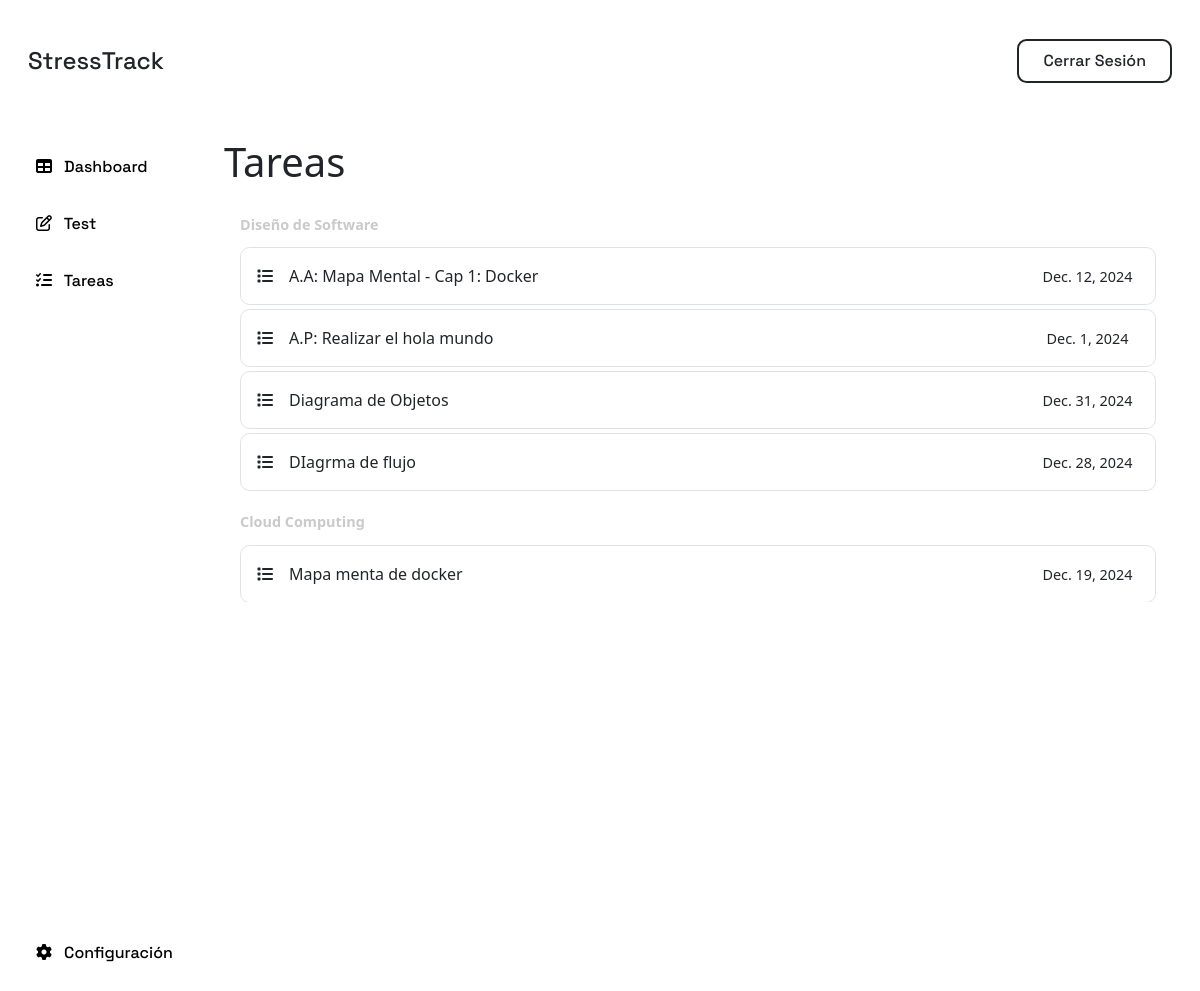
/dashboard/task (signed in), run on the app's committed database.
### stresstrack/models.py (models this page shows, shortened)
class Course(models.Model):
    name = models.CharField(max_length=100)
    teacher = models.ForeignKey('CustomUser', on_delete=models.CASCADE, related_name='teaching_courses', limit_choices_to={'role': 'teacher'})
    students = models.ManyToManyField('CustomUser', related_name='enrolled_courses', blank=True, limit_choices_to={'role': 'student'})

class Task(models.Model):
    name = models.CharField(max_length=100)
    course = models.ForeignKey(Course, on_delete=models.CASCADE, related_name='tasks')
    description = models.TextField(blank=True, null=True)
    due_date = models.DateField(blank=True, null=True)

### stresstrack/views.py (the view)
# urls.py: path('dashboard/task', views.dash_task, name='dash_task'),
@login_required
def dash_task(request):
    tasks_filter = Prefetch(
        'tasks',
        queryset=Task.objects.filter(due_date__gte=date.today()),
        to_attr='filtered_tasks'
    )
    courses = request.user.enrolled_courses.prefetch_related(tasks_filter).all()
    for course in courses:
        for task in course.filtered_tasks:
            days_left = (task.due_date - date.today()).days
            if days_left > 7:
                task.color = 'bg-good'  # Verde
            elif 3 <= days_left <= 7:
                task.color = 'bg-dangerr'  # Amarillo
            else:
                task.color = 'bg-dying'  # Rojo
    return render(request, 'dashboard/dash_task.html', {'courses': courses})

### stresstrack/templates/dashboard/dash_task.html
{% extends "base/base.html" %}
{% block content %}
<header class="container-fluid d-flex justify-content-between align-items-center py-3 px-3">
    <div>
        <a class="text-dark text-decoration-none fs-4" href="{% url 'dashboard' %}">StressTrack</a>
    </div>
    <div class="d-flex justify-content-center align-items-center">
        <a class="text-dark text-decoration-none fs-6 py-2 px-4 border border-2 border-dark rounded-4"
            href="{% url 'logout' %}">Cerrar Sesión</a>
    </div>
</header>
<div class="container-fluid main-content">
    <div class="row h-100">
        <div class="h-100 d-flex flex-column justify-content-between col-2">
            <ul class="list-unstyled py-3">
                <li class="py-3 px-1"><a class="text-decoration-none links" href="{% url 'dashboard' %}"><i
                            class="fa-solid fa-table mx-2"></i> Dashboard</a></li>
                <li class="py-3 px-1"><a class="text-decoration-none links" href="#"><i
                            class="fa-regular fa-pen-to-square mx-2"></i> Test</a></li>
                <li class="py-3 px-1"><a class="text-decoration-none links" href="{% url 'dash_task' %}"><i
                            class="fa-solid fa-list-check mx-2"></i> Tareas</a></li>
            </ul>
            <ul class="list-unstyled py-3">
                <li class="py-3 px-1"><a class="text-decoration-none links" href="#"><i
                            class="fa-solid fa-gear mx-2"></i> Configuración</a></li>
            </ul>
        </div>
        <div class="col-10 p-2">
            <div class="container p-2 rounded-4">
                <h1>Tareas</h1>
            </div>
            <div class="scrollable-container">
                {% for course in courses %}
                <div class="container py-1">
                    <label class="text-grisillo fw-bold my-2">{{ course.name }}</label>
                    {% for task in course.tasks.all %}
                    <div class="container border p-3 my-1 rounded-4">
                        <div class="row">
                            <div class="col-10">
                                <i class="fa-solid fa-list me-3"></i>{{ task.name }}
                            </div>
                            <div class="col-2 text-center">
                                <div class="ms-4 {{ task.color }} p-1 d-inline rounded-4 fs-7">
                                    {{ task.due_date }}
                                </div>
                            </div>
                        </div>
                    </div>
                    {% endfor %}
                </div>
                {% endfor %}
            </div>
        </div>
    </div>
</div>
{% endblock %}

### stresstrack/templates/base/base.html (shortened to what this page needs)
{% load static %}
<!DOCTYPE html>
<html lang="en">
<head>
    <link rel="stylesheet" href="{% static 'css/inicio.css' %}">
    <link href="https://cdn.jsdelivr.net/npm/bootstrap@5.0.2/dist/css/bootstrap.min.css" rel="stylesheet">
</head>
<body class="container-fluid d-flex flex-column">
    {% block content %}
    {% endblock %}
</body>
</html>

### stresstrack/static/css/inicio.css (style rules this page uses)
body { min-height: 100vh; }
body, button, a { font-family: "Space Grotesk", sans-serif; font-optical-sizing: auto; font-weight: 500; font-style: normal; color: black; }
ul { margin: 0; padding: 0; }
header { height: 12vh; }
.rounded-4 { border-radius: .6rem; }
.text-grisillo { color: #cacaca; font-size: .9rem; }
.main-content { flex-grow: 3; height: calc(100vh - 20vh); }
.scrollable-container { max-height: 400px; overflow-y: auto; overflow-x: hidden; }
.fs-7 { font-size: .9rem; }
.links { color: black; transition: transform 0.3s ease; }

### data on the page
Course: name "Diseño de Software"
Task: name "A.A: Mapa Mental - Cap 1: Docker", due_date "Dec. 12, 2024"
Task: name "A.P: Realizar el hola mundo", due_date "Dec. 1, 2024"
Task: name "Diagrama de Objetos", due_date "Dec. 31, 2024"
Task: name "DIagrma de flujo", due_date "Dec. 28, 2024"
Course: name "Cloud Computing"
Task: name "Mapa menta de docker", due_date "Dec. 19, 2024"
